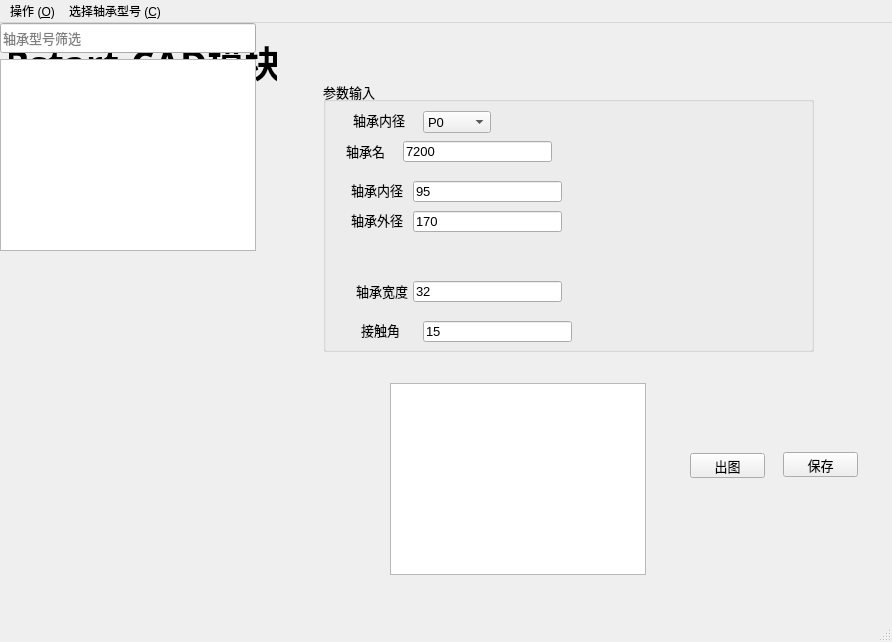
<?xml version="1.0" encoding="UTF-8"?>
<ui version="4.0">
 <class>MainWindow</class>
 <widget class="QMainWindow" name="MainWindow">
  <property name="geometry">
   <rect>
    <x>0</x>
    <y>0</y>
    <width>892</width>
    <height>642</height>
   </rect>
  </property>
  <property name="windowTitle">
   <string>MainWindow</string>
  </property>
  <widget class="QWidget" name="centralwidget">
   <widget class="QLabel" name="label_4">
    <property name="geometry">
     <rect>
      <x>9</x>
      <y>9</y>
      <width>268</width>
      <height>60</height>
     </rect>
    </property>
    <property name="minimumSize">
     <size>
      <width>0</width>
      <height>60</height>
     </size>
    </property>
    <property name="font">
     <font>
      <family>黑体</family>
      <pointsize>28</pointsize>
      <bold>true</bold>
     </font>
    </property>
    <property name="styleSheet">
     <string notr="true"/>
    </property>
    <property name="text">
     <string>Bstart-CAD模块</string>
    </property>
    <property name="alignment">
     <set>Qt::AlignCenter</set>
    </property>
   </widget>
   <widget class="QPushButton" name="pushButton_2">
    <property name="geometry">
     <rect>
      <x>783</x>
      <y>429</y>
      <width>75</width>
      <height>25</height>
     </rect>
    </property>
    <property name="font">
     <font>
      <pointsize>10</pointsize>
      <bold>false</bold>
     </font>
    </property>
    <property name="text">
     <string>保存</string>
    </property>
   </widget>
   <widget class="QWidget" name="">
    <layout class="QVBoxLayout" name="verticalLayout" stretch="3,0">
     <item>
      <widget class="QLineEdit" name="lineEdit">
       <property name="minimumSize">
        <size>
         <width>0</width>
         <height>30</height>
        </size>
       </property>
       <property name="font">
        <font>
         <pointsize>10</pointsize>
         <bold>false</bold>
        </font>
       </property>
       <property name="placeholderText">
        <string>轴承型号筛选</string>
       </property>
      </widget>
     </item>
     <item>
      <widget class="QListWidget" name="listWidget">
       <property name="minimumSize">
        <size>
         <width>150</width>
         <height>0</height>
        </size>
       </property>
      </widget>
     </item>
    </layout>
   </widget>
   <widget class="QTextEdit" name="textEdit">
    <property name="geometry">
     <rect>
      <x>390</x>
      <y>360</y>
      <width>256</width>
      <height>192</height>
     </rect>
    </property>
    <property name="readOnly">
     <bool>true</bool>
    </property>
   </widget>
   <widget class="QGroupBox" name="groupBox">
    <property name="geometry">
     <rect>
      <x>323</x>
      <y>58</y>
      <width>491</width>
      <height>271</height>
     </rect>
    </property>
    <property name="minimumSize">
     <size>
      <width>210</width>
      <height>120</height>
     </size>
    </property>
    <property name="font">
     <font>
      <pointsize>10</pointsize>
      <bold>false</bold>
     </font>
    </property>
    <property name="title">
     <string>参数输入</string>
    </property>
    <widget class="QLabel" name="label">
     <property name="geometry">
      <rect>
       <x>28</x>
       <y>100</y>
       <width>52</width>
       <height>17</height>
      </rect>
     </property>
     <property name="text">
      <string>轴承内径</string>
     </property>
    </widget>
    <widget class="QLineEdit" name="lineEdit_2">
     <property name="geometry">
      <rect>
       <x>90</x>
       <y>100</y>
       <width>149</width>
       <height>21</height>
      </rect>
     </property>
     <property name="text">
      <string>95</string>
     </property>
     <property name="placeholderText">
      <string>mm</string>
     </property>
    </widget>
    <widget class="QLabel" name="label_2">
     <property name="geometry">
      <rect>
       <x>28</x>
       <y>130</y>
       <width>52</width>
       <height>17</height>
      </rect>
     </property>
     <property name="text">
      <string>轴承外径</string>
     </property>
    </widget>
    <widget class="QLineEdit" name="lineEdit_3">
     <property name="geometry">
      <rect>
       <x>90</x>
       <y>130</y>
       <width>149</width>
       <height>21</height>
      </rect>
     </property>
     <property name="text">
      <string>170</string>
     </property>
     <property name="placeholderText">
      <string>mm</string>
     </property>
    </widget>
    <widget class="QLabel" name="label_5">
     <property name="geometry">
      <rect>
       <x>30</x>
       <y>30</y>
       <width>52</width>
       <height>17</height>
      </rect>
     </property>
     <property name="text">
      <string>轴承内径</string>
     </property>
    </widget>
    <widget class="QComboBox" name="comboBox">
     <property name="geometry">
      <rect>
       <x>100</x>
       <y>30</y>
       <width>68</width>
       <height>22</height>
      </rect>
     </property>
     <item>
      <property name="text">
       <string>P0</string>
      </property>
     </item>
     <item>
      <property name="text">
       <string>P2</string>
      </property>
     </item>
     <item>
      <property name="text">
       <string>P4</string>
      </property>
     </item>
     <item>
      <property name="text">
       <string>P5</string>
      </property>
     </item>
     <item>
      <property name="text">
       <string>P6</string>
      </property>
     </item>
    </widget>
    <widget class="QLineEdit" name="lineEdit_5">
     <property name="geometry">
      <rect>
       <x>100</x>
       <y>240</y>
       <width>149</width>
       <height>21</height>
      </rect>
     </property>
     <property name="text">
      <string>15</string>
     </property>
     <property name="placeholderText">
      <string/>
     </property>
    </widget>
    <widget class="QLabel" name="label_6">
     <property name="geometry">
      <rect>
       <x>38</x>
       <y>240</y>
       <width>52</width>
       <height>17</height>
      </rect>
     </property>
     <property name="text">
      <string>接触角</string>
     </property>
    </widget>
    <widget class="QLineEdit" name="lineEdit_6">
     <property name="geometry">
      <rect>
       <x>90</x>
       <y>200</y>
       <width>149</width>
       <height>21</height>
      </rect>
     </property>
     <property name="text">
      <string>32</string>
     </property>
     <property name="placeholderText">
      <string>mm</string>
     </property>
    </widget>
    <widget class="QLabel" name="label_7">
     <property name="geometry">
      <rect>
       <x>33</x>
       <y>200</y>
       <width>61</width>
       <height>20</height>
      </rect>
     </property>
     <property name="text">
      <string>轴承宽度</string>
     </property>
    </widget>
    <widget class="QLineEdit" name="lineEdit_7">
     <property name="geometry">
      <rect>
       <x>80</x>
       <y>60</y>
       <width>149</width>
       <height>21</height>
      </rect>
     </property>
     <property name="text">
      <string>7200</string>
     </property>
    </widget>
    <widget class="QLabel" name="label_8">
     <property name="geometry">
      <rect>
       <x>23</x>
       <y>60</y>
       <width>61</width>
       <height>20</height>
      </rect>
     </property>
     <property name="text">
      <string>轴承名</string>
     </property>
    </widget>
   </widget>
   <widget class="QPushButton" name="pushButton">
    <property name="geometry">
     <rect>
      <x>690</x>
      <y>430</y>
      <width>75</width>
      <height>25</height>
     </rect>
    </property>
    <property name="font">
     <font>
      <pointsize>10</pointsize>
      <bold>false</bold>
     </font>
    </property>
    <property name="text">
     <string>出图</string>
    </property>
   </widget>
  </widget>
  <widget class="QMenuBar" name="menubar">
   <property name="geometry">
    <rect>
     <x>0</x>
     <y>0</y>
     <width>892</width>
     <height>22</height>
    </rect>
   </property>
   <widget class="QMenu" name="menu">
    <property name="title">
     <string>操作 (&amp;O)</string>
    </property>
    <addaction name="action1"/>
   </widget>
   <widget class="QMenu" name="menu_C">
    <property name="title">
     <string>选择轴承型号 (&amp;C)</string>
    </property>
    <widget class="QMenu" name="menu_2">
     <property name="title">
      <string>深沟球轴承</string>
     </property>
     <addaction name="action1_3"/>
     <addaction name="action2_2"/>
    </widget>
    <addaction name="action1_2"/>
    <addaction name="menu_2"/>
    <addaction name="action3"/>
    <addaction name="action4"/>
   </widget>
   <addaction name="menu"/>
   <addaction name="menu_C"/>
  </widget>
  <widget class="QStatusBar" name="statusbar"/>
  <action name="action1">
   <property name="text">
    <string>新建窗口</string>
   </property>
   <property name="shortcut">
    <string>Ctrl+O</string>
   </property>
  </action>
  <action name="action1_2">
   <property name="text">
    <string>角接触球轴承</string>
   </property>
  </action>
  <action name="action3">
   <property name="text">
    <string>圆柱滚子轴承</string>
   </property>
  </action>
  <action name="action4">
   <property name="text">
    <string>圆锥滚子轴承</string>
   </property>
  </action>
  <action name="action1_3">
   <property name="text">
    <string>轻系列轴承（619、618、160）</string>
   </property>
  </action>
  <action name="action1_4">
   <property name="text">
    <string>测试使用</string>
   </property>
  </action>
  <action name="action1_5">
   <property name="text">
    <string>堆叠测试</string>
   </property>
  </action>
  <action name="action2_2">
   <property name="text">
    <string>深沟球轴承（0、1、2、3、4、）</string>
   </property>
  </action>
 </widget>
 <tabstops>
  <tabstop>comboBox</tabstop>
  <tabstop>lineEdit_7</tabstop>
  <tabstop>lineEdit_2</tabstop>
  <tabstop>lineEdit_3</tabstop>
  <tabstop>lineEdit_6</tabstop>
  <tabstop>lineEdit_5</tabstop>
  <tabstop>lineEdit</tabstop>
  <tabstop>textEdit</tabstop>
  <tabstop>pushButton</tabstop>
  <tabstop>listWidget</tabstop>
  <tabstop>pushButton_2</tabstop>
 </tabstops>
 <resources/>
 <connections/>
</ui>
